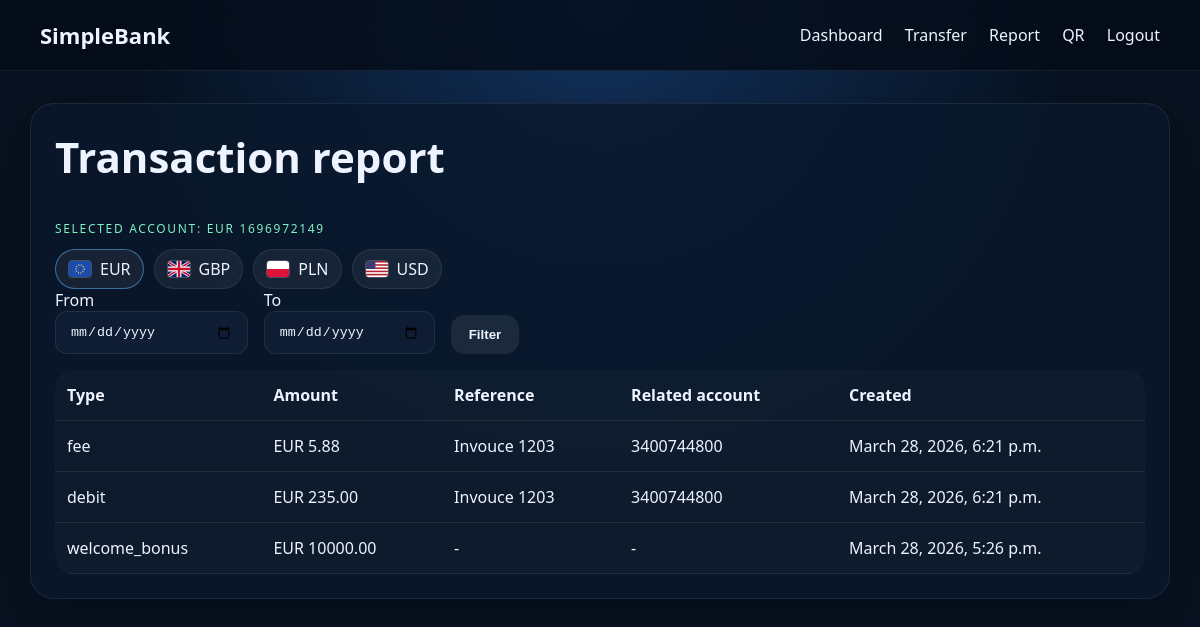
Page /app/report/ (signed in) on the committed database.
### accounts/models.py (models this page shows, shortened)
class BankAccount(models.Model):
    user = models.ForeignKey(settings.AUTH_USER_MODEL, on_delete=models.CASCADE, related_name="accounts")
    account_number = models.CharField(max_length=10, unique=True)
    swift_code = models.CharField(max_length=11, blank=True)
    balance = models.DecimalField(max_digits=14, decimal_places=2, default=Decimal("0.00"))
    reserved_balance = models.DecimalField(max_digits=14, decimal_places=2, default=Decimal("0.00"))
    currency = models.CharField(max_length=3, choices=AccountCurrency.choices, default=AccountCurrency.EUR)
    status = models.CharField(max_length=20, choices=AccountStatus.choices, default=AccountStatus.ACTIVE)
    created_at = models.DateTimeField(auto_now_add=True)
    updated_at = models.DateTimeField(auto_now=True)
    class Meta:
        ordering = ["currency", "account_number"]
        constraints = [
            models.UniqueConstraint(fields=["user", "currency"], name="unique_currency_account_per_user"),
        ]
    @property
    def flag_file(self):
        return get_currency_metadata(self.currency)["flag_file"]

### transactions/models.py (models this page shows, shortened)
class Transaction(models.Model):
    account = models.ForeignKey("accounts.BankAccount", on_delete=models.CASCADE, related_name="transactions")
    related_account = models.ForeignKey("accounts.BankAccount", on_delete=models.SET_NULL, null=True, blank=True, related_name="related_transactions")
    transfer = models.ForeignKey(Transfer, on_delete=models.SET_NULL, null=True, blank=True, related_name="transactions")
    type = models.CharField(max_length=20, choices=TransactionType.choices)
    status = models.CharField(max_length=20, choices=TransactionStatus.choices, default=TransactionStatus.COMPLETED)
    amount = models.DecimalField(max_digits=14, decimal_places=2)
    fee_amount = models.DecimalField(max_digits=14, decimal_places=2, default=Decimal("0.00"))
    reference = models.CharField(max_length=255, blank=True)
    description = models.CharField(max_length=255, blank=True)
    created_at = models.DateTimeField(auto_now_add=True)
    processed_at = models.DateTimeField(null=True, blank=True, default=None)
    class Meta:
        ordering = ["-created_at", "-id"]

### webui/views.py (the view)
        def wrapped(request, *args, **kwargs):
            if request.user.role not in roles:
                messages.error(request, "You do not have permission to access this page.")
                return redirect("dashboard")
            return view_func(request, *args, **kwargs)

### accounts/currencies.py (called while the page is built)
def get_currency_metadata(currency):
    return CURRENCY_METADATA[currency]

### accounts/services.py (called while the page is built)
def get_user_accounts(user):
    return user.accounts.all().order_by("currency")

def get_user_account(*, user, currency=None, account_number=None):
    queryset = user.accounts.all()
    if account_number:
        return queryset.get(account_number=account_number)
    if currency:
        try:
            return queryset.get(currency=currency)
        except BankAccount.DoesNotExist:
            return user.bank_account
    return user.bank_account

### users/models.py (called while the page is built)
    @property
    def bank_account(self):
        return self.accounts.filter(currency=self.default_currency).first() or self.accounts.first()

### webui/views.py (called while the page is built)
def _get_selected_account(user, query_params):
    return get_user_account(user=user, currency=query_params.get("currency"))

def role_required(*roles):
    def decorator(view_func):
        def wrapped(request, *args, **kwargs):
            if request.user.role not in roles:
                messages.error(request, "You do not have permission to access this page.")
                return redirect("dashboard")
            return view_func(request, *args, **kwargs)
        return login_required(wrapped)
    return decorator

@role_required(UserRole.USER)
def report_view(request):
    selected_account = _get_selected_account(request.user, request.GET)
    transactions = selected_account.transactions.select_related("related_account")
    from_date = parse_date(request.GET.get("from", ""))
    to_date = parse_date(request.GET.get("to", ""))
    if from_date:
        transactions = transactions.filter(created_at__date__gte=from_date)
    if to_date:
        transactions = transactions.filter(created_at__date__lte=to_date)
    return render(
        request,
        "webui/report.html",
        {
            "transactions": transactions[:100],
            "account": selected_account,
            "all_accounts": get_user_accounts(request.user),
            "from": request.GET.get("from", ""),
            "to": request.GET.get("to", ""),
        },
    )

### templates/webui/report.html (shortened to what this page needs)
{% extends "webui/base.html" %}
{% block content %}
<section class="panel">
    <h1>Transaction report</h1>
    <p class="eyebrow">Selected account: {{ account.currency }} {{ account.account_number }}</p>
    <div class="account-chip-list">
        {% for item in all_accounts %}
            <a class="currency-chip chip-link{% if item.account_number == account.account_number %} active{% endif %}" href="{% url 'report' %}?currency={{ item.currency }}">
                <img class="currency-flag tiny" src="/static/{{ item.flag_file }}" alt="{{ item.currency }} flag">
                <span>{{ item.currency }}</span>
            </a>
        {% endfor %}
    </div>
    <form method="get" class="filter-row">
        <label>From <input type="date" name="from" value="{{ from }}"></label>
        <label>To <input type="date" name="to" value="{{ to }}"></label>
        <button class="button secondary" type="submit">Filter</button>
    </form>
    <table>
        <thead><tr><th>Type</th><th>Amount</th><th>Reference</th><th>Related account</th><th>Created</th></tr></thead>
        <tbody>
            {% for tx in transactions %}
                <tr>
                    <td>{{ tx.type }}</td>
                    <td>{{ tx.account.currency }} {{ tx.amount }}</td>
                    <td>{{ tx.reference|default:"-" }}</td>
                    <td>{{ tx.related_account.account_number|default:"-" }}</td>
                    <td>{{ tx.created_at }}</td>
                </tr>
            {% empty %}
                <tr><td colspan="5">No matching transactions.</td></tr>
            {% endfor %}
        </tbody>
    </table>
</section>
{% endblock %}

### static/webui/app.css (style rules this page uses)
:root { color-scheme: light; --bg: #07111f; --surface: rgba(10, 24, 44, 0.85); --surface-soft: #0e1d34; --text: #edf3ff; --muted: #9fb4d1; --primary: #5cb8ff; --accent: #7ef0c1; --danger: #ff6d7b; --border: rgba(255,255,255,0.08); }
body { margin: 0; font-family: Segoe UI, Arial, sans-serif; background: radial-gradient(circle at top, #12325d 0%, var(--bg) 55%); color: var(--text); }
.topbar, .page-shell, .panel, .hero-card, table, input, button, a, select { box-sizing: border-box; }
.hero h1, .panel h1 { margin-top: 0; font-size: 42px; }
.panel, .hero-card { background: var(--surface); border: 1px solid var(--border); border-radius: 24px; padding: 24px; box-shadow: 0 20px 50px rgba(0,0,0,0.25); }
.eyebrow { color: var(--accent); text-transform: uppercase; letter-spacing: 0.14em; font-size: 12px; }
.button { display: inline-block; text-decoration: none; border: none; border-radius: 14px; padding: 12px 18px; cursor: pointer; font-weight: 600; }
.button.secondary { background: rgba(255,255,255,0.08); color: var(--text); }
input, textarea, select { width: 100%; padding: 12px 14px; border-radius: 12px; border: 1px solid var(--border); background: var(--surface-soft); color: var(--text); }
table { width: 100%; border-collapse: collapse; margin-top: 16px; background: rgba(255,255,255,0.02); border-radius: 18px; overflow: hidden; }
th, td { padding: 14px 12px; border-bottom: 1px solid var(--border); text-align: left; }
.filter-row { display: flex; gap: 16px; flex-wrap: wrap; align-items: end; }
.currency-flag { width: 32px; height: 22px; border-radius: 6px; border: 1px solid rgba(255,255,255,0.2); object-fit: cover; }
.currency-flag.tiny { width: 22px; height: 16px; border-radius: 4px; }
.account-chip-list { display: flex; gap: 10px; flex-wrap: wrap; margin-top: 12px; }
.currency-chip { display: inline-flex; align-items: center; gap: 8px; padding: 8px 12px; border-radius: 999px; background: rgba(255,255,255,0.06); border: 1px solid var(--border); }
.chip-link { text-decoration: none; color: var(--text); }
.chip-link.active { border-color: rgba(92, 184, 255, 0.5); }

### rows in the picture
BankAccount: currency "EUR", account_number "1696972149", shows a picture
BankAccount: shows a picture, currency "GBP"
BankAccount: shows a picture, currency "PLN"
BankAccount: shows a picture, currency "USD"
Transaction: type "fee", account.currency "EUR", amount "5.88", reference "Invouce 1203", related_account.account_number "3400744800", created_at "March 28, 2026, 6:21 p.m."
Transaction: type "debit", account.currency "EUR", amount "235.00", reference "Invouce 1203", related_account.account_number "3400744800", created_at "March 28, 2026, 6:21 p.m."
Transaction: type "welcome_bonus", account.currency "EUR", amount "10000.00", reference "-", related_account.account_number "-", created_at "March 28, 2026, 5:26 p.m."
